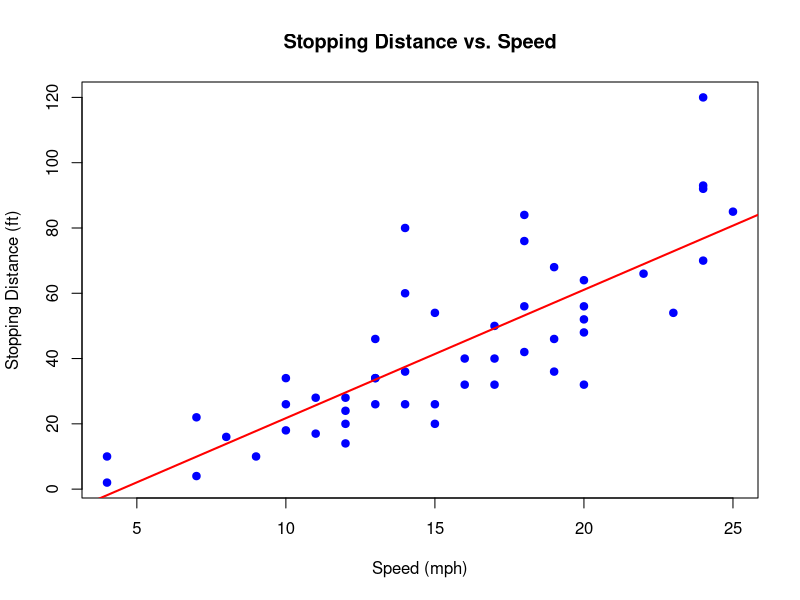

Reproduce this figure in R.
data(cars)

head(cars)

model <- lm(dist ~ speed, data = cars)
summary(model)

plot(cars$speed, cars$dist, 
     main = "Stopping Distance vs. Speed",
     xlab = "Speed (mph)", 
     ylab = "Stopping Distance (ft)",
     pch = 19, col = "blue")

abline(model, col = "red", lwd = 2)

mtcars$cy1

mtcars$mcp
